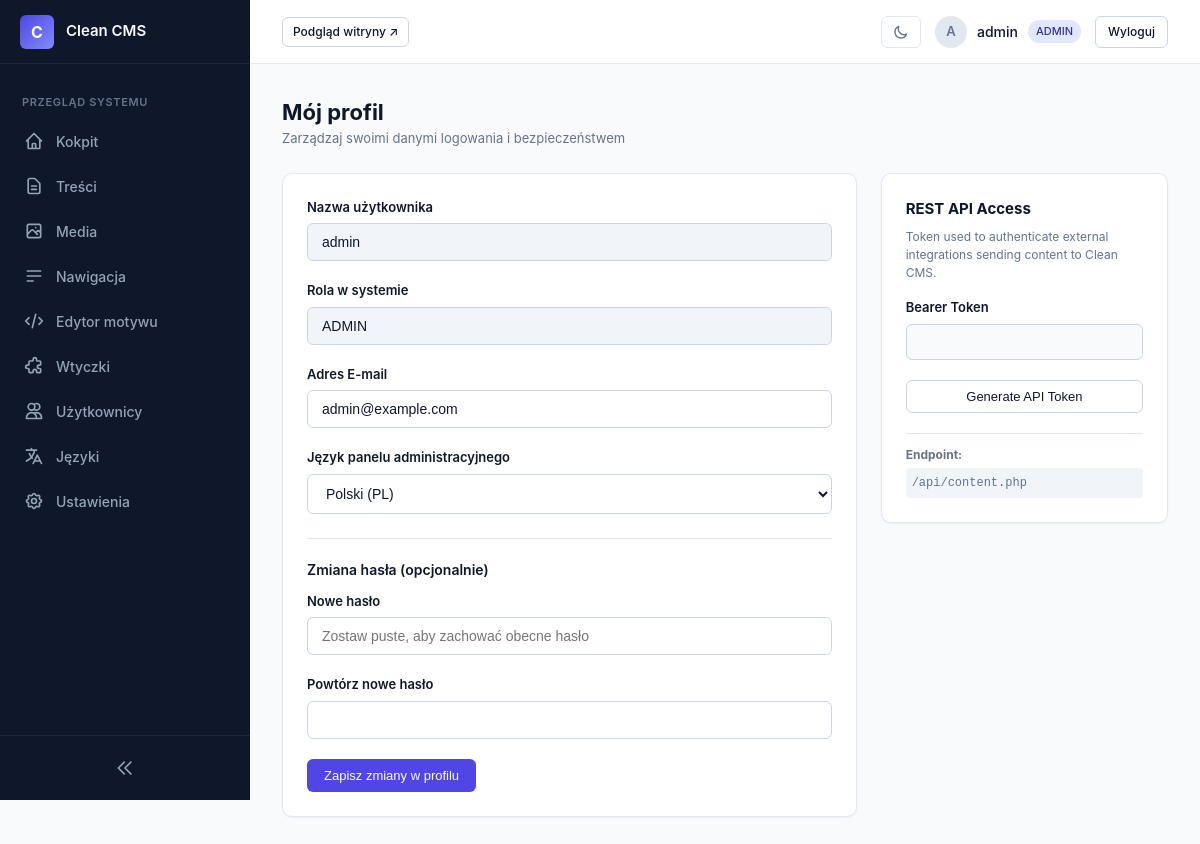
/admin/profile.php (signed in), run on an earlier commit of the app's database.
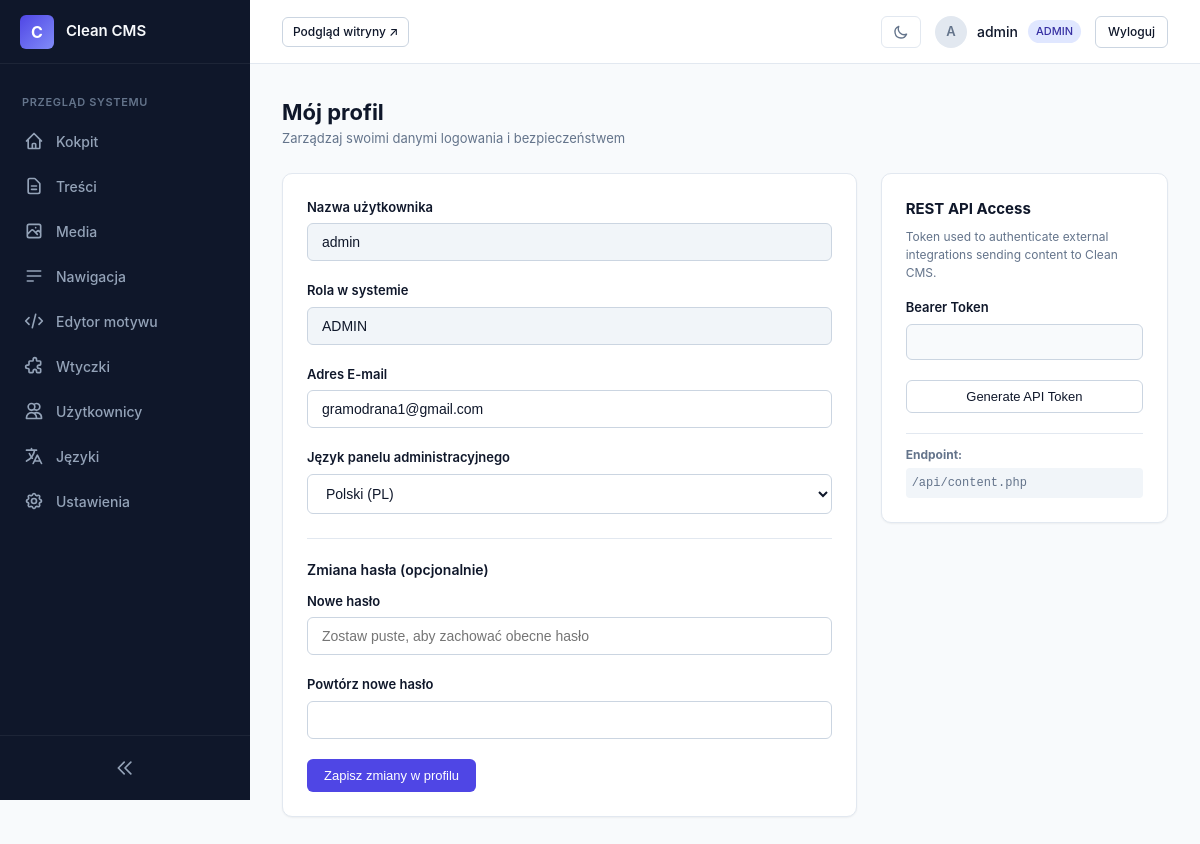
And on a later commit of the database.
### tables this page shows
CREATE TABLE users (
                    id INTEGER PRIMARY KEY AUTOINCREMENT,
                    username TEXT UNIQUE NOT NULL,
                    password_hash TEXT NOT NULL,
                    email TEXT UNIQUE NOT NULL,
                    role TEXT NOT NULL DEFAULT 'admin',
                    admin_lang TEXT NOT NULL DEFAULT 'en',
                    api_token TEXT UNIQUE,
                    reset_token TEXT UNIQUE,
                    reset_expires DATETIME,
                    created_at DATETIME DEFAULT CURRENT_TIMESTAMP
                );

### core/Auth.php (called while the page is built, shortened)
<?php
final class Auth {
    public static function id(): int {
        return (int)($_SESSION['user_id'] ?? 0);
    }
    public static function user(): array {
        $db = Database::getConnection();
        $stmt = $db->prepare("SELECT id, username, email, role, admin_lang, created_at FROM users WHERE id = :id LIMIT 1");
        $stmt->execute([':id' => self::id()]);
        return $stmt->fetch() ?: [];
    }
}

### core/Security.php (called while the page is built, shortened)
<?php
final class Security {
    public static function sanitize(string $data): string {
        return htmlspecialchars(trim($data), ENT_QUOTES, 'UTF-8');
    }
}

### admin/profile.php (the view, shortened to what this page needs)
<?php
$db = Database::getConnection();
$user = Auth::user();
$tokenStmt = $db->prepare("SELECT api_token FROM users WHERE id = :id");
$tokenStmt->execute([':id' => Auth::id()]);
$currentApiToken = $tokenStmt->fetchColumn();
require_once __DIR__ . '/views/header.php';
?>
<div class="page-header">
    <div>
        <h1 class="page-title"><?= _e('My Profile') ?></h1>
        <p style="color: var(--text-muted); font-size: 13px;"><?= _e('Manage your account credentials and personal security') ?></p>
    </div>
</div>
<div style="display: grid; grid-template-columns: 2fr 1fr; gap: 24px; align-items: start;">
    <div class="card">
        <form method="POST" action="">
            <div class="form-group">
                <label class="form-label"><?= _e('Username') ?></label>
                <input class="form-control" type="text" value="<?= Security::sanitize($user['username'] ?? '') ?>" disabled style="background:#f1f5f9;">
            </div>
            <div class="form-group">
                <label class="form-label"><?= _e('Role') ?></label>
                <input class="form-control" type="text" value="<?= strtoupper(Security::sanitize($user['role'] ?? '')) ?>" disabled style="background:#f1f5f9;">
            </div>
            <div class="form-group">
                <label class="form-label" for="email"><?= _e('Email Address') ?></label>
                <input class="form-control" type="email" id="email" name="email" value="<?= Security::sanitize($user['email'] ?? '') ?>" required>
            </div>
            <div class="form-group">
                <label class="form-label" for="admin_lang"><?= _e('Admin Panel Language') ?></label>
                <select class="form-control" name="admin_lang" id="admin_lang">
                    <?php foreach (I18n::getAvailableLanguages() as $code => $name): ?>
                        <option value="<?= $code ?>" <?= ($user['admin_lang'] ?? 'en') === $code ? 'selected' : '' ?>>
                            <?= htmlspecialchars($name, ENT_QUOTES, 'UTF-8') ?> (<?= strtoupper($code) ?>)
                        </option>
                    <?php endforeach; ?>
                </select>
            </div>
            <div style="border-top: 1px solid var(--border-subtle); margin: 24px 0 20px 0; padding-top: 20px;">
                <h3 style="font-size: 14px; font-weight: 600; margin-bottom: 12px;"><?= _e('Change Password (Optional)') ?></h3>
                <div class="form-group">
                    <label class="form-label" for="new_password"><?= _e('New Password') ?></label>
                    <input class="form-control" type="password" id="new_password" name="new_password" placeholder="<?= _e('Leave blank to keep current password') ?>">
                </div>
                <div class="form-group">
                    <label class="form-label" for="confirm_password"><?= _e('Confirm New Password') ?></label>
                    <input class="form-control" type="password" id="confirm_password" name="confirm_password">
                </div>
            </div>
            <button type="submit" class="btn btn-primary"><?= _e('Save Profile Changes') ?></button>
        </form>
    </div>
    <div class="card">
        <h2 style="font-size: 15px; font-weight: 700; margin-bottom: 8px;">REST API Access</h2>
        <p style="font-size: 12px; color: var(--text-muted); margin-bottom: 16px;">
            Token used to authenticate external integrations sending content to Clean CMS.
        </p>
        <form method="POST" action="">
            <div class="form-group">
                <label class="form-label">Bearer Token</label>
                <input class="form-control" type="text" value="<?= Security::sanitize((string)$currentApiToken) ?>" readonly style="background: #f8fafc; font-family: monospace; font-size: 12px;">
            </div>
            <button type="submit" class="btn btn-secondary" style="width: 100%;" onclick="return confirm('Regenerate API token? Current key will stop working immediately.');">
                <?= empty($currentApiToken) ? 'Generate API Token' : 'Regenerate API Token' ?>
            </button>
        </form>
        <div style="margin-top: 20px; font-size: 12px; color: var(--text-muted); border-top: 1px solid var(--border-subtle); padding-top: 12px;">
            <strong>Endpoint:</strong>
            <code style="display: block; background: #f1f5f9; padding: 6px; border-radius: 4px; margin-top: 4px; word-break: break-all;">
                /api/content.php
            </code>
        </div>
    </div>
</div>
<?php require_once __DIR__ . '/views/footer.php'; ?>

What changed in the data, as far as the page shows it:
changed users "admin": email "admin@example.com" → "gramodrana1@gmail.com"
